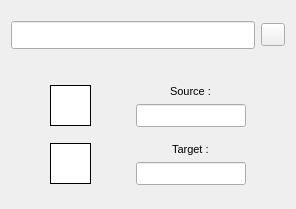
<?xml version="1.0" encoding="UTF-8"?>
<ui version="4.0">
 <class>ColorWidget</class>
 <widget class="QWidget" name="ColorWidget">
  <property name="geometry">
   <rect>
    <x>0</x>
    <y>0</y>
    <width>296</width>
    <height>209</height>
   </rect>
  </property>
  <property name="sizePolicy">
   <sizepolicy hsizetype="Preferred" vsizetype="Preferred">
    <horstretch>0</horstretch>
    <verstretch>0</verstretch>
   </sizepolicy>
  </property>
  <property name="minimumSize">
   <size>
    <width>0</width>
    <height>0</height>
   </size>
  </property>
  <property name="maximumSize">
   <size>
    <width>16777215</width>
    <height>16777215</height>
   </size>
  </property>
  <property name="windowTitle">
   <string>Form</string>
  </property>
  <property name="styleSheet">
   <string notr="true"/>
  </property>
  <layout class="QVBoxLayout" name="verticalLayout">
   <item>
    <layout class="QHBoxLayout" name="idLayout">
     <item>
      <widget class="QLineEdit" name="colorName">
       <property name="font">
        <font>
         <pointsize>13</pointsize>
        </font>
       </property>
      </widget>
     </item>
     <item>
      <widget class="QToolButton" name="deleteButton">
       <property name="cursor">
        <cursorShape>PointingHandCursor</cursorShape>
       </property>
       <property name="text">
        <string/>
       </property>
      </widget>
     </item>
    </layout>
   </item>
   <item>
    <spacer name="horizontalSpacer">
     <property name="orientation">
      <enum>Qt::Horizontal</enum>
     </property>
     <property name="sizeHint" stdset="0">
      <size>
       <width>40</width>
       <height>20</height>
      </size>
     </property>
    </spacer>
   </item>
   <item>
    <layout class="QHBoxLayout" name="horizontalLayout">
     <item>
      <widget class="QToolButton" name="srcButton">
       <property name="cursor">
        <cursorShape>PointingHandCursor</cursorShape>
       </property>
       <property name="styleSheet">
        <string notr="true">background-color: white;
border-style: solid;
border-width: 1px; 
border-color: black;
padding: 10px;</string>
       </property>
       <property name="text">
        <string/>
       </property>
      </widget>
     </item>
     <item>
      <layout class="QVBoxLayout" name="srcLayout">
       <item alignment="Qt::AlignHCenter">
        <widget class="QLabel" name="srcLabel">
         <property name="sizePolicy">
          <sizepolicy hsizetype="Fixed" vsizetype="Fixed">
           <horstretch>0</horstretch>
           <verstretch>0</verstretch>
          </sizepolicy>
         </property>
         <property name="font">
          <font>
           <pointsize>8</pointsize>
          </font>
         </property>
         <property name="text">
          <string>Source :</string>
         </property>
        </widget>
       </item>
       <item>
        <layout class="QHBoxLayout" name="srcLayout_2">
         <item>
          <widget class="QLineEdit" name="srcRgb">
           <property name="maximumSize">
            <size>
             <width>110</width>
             <height>16777215</height>
            </size>
           </property>
           <property name="font">
            <font>
             <pointsize>10</pointsize>
            </font>
           </property>
          </widget>
         </item>
        </layout>
       </item>
      </layout>
     </item>
    </layout>
   </item>
   <item>
    <layout class="QHBoxLayout" name="horizontalLayout_2">
     <item>
      <widget class="QToolButton" name="trgButton">
       <property name="cursor">
        <cursorShape>PointingHandCursor</cursorShape>
       </property>
       <property name="styleSheet">
        <string notr="true">background-color: white;
border-style: solid;
border-width: 1px; 
border-color: black;
padding: 10px;</string>
       </property>
       <property name="text">
        <string/>
       </property>
      </widget>
     </item>
     <item>
      <layout class="QVBoxLayout" name="trgLayout">
       <item alignment="Qt::AlignHCenter">
        <widget class="QLabel" name="trgLabel">
         <property name="sizePolicy">
          <sizepolicy hsizetype="Fixed" vsizetype="Fixed">
           <horstretch>0</horstretch>
           <verstretch>0</verstretch>
          </sizepolicy>
         </property>
         <property name="font">
          <font>
           <pointsize>8</pointsize>
          </font>
         </property>
         <property name="text">
          <string>Target :</string>
         </property>
        </widget>
       </item>
       <item>
        <layout class="QHBoxLayout" name="trgLayout_2">
         <property name="bottomMargin">
          <number>0</number>
         </property>
         <item>
          <widget class="QLineEdit" name="trgRgb">
           <property name="maximumSize">
            <size>
             <width>110</width>
             <height>16777215</height>
            </size>
           </property>
           <property name="font">
            <font>
             <pointsize>10</pointsize>
            </font>
           </property>
          </widget>
         </item>
        </layout>
       </item>
      </layout>
     </item>
    </layout>
   </item>
  </layout>
 </widget>
 <resources/>
 <connections/>
</ui>
